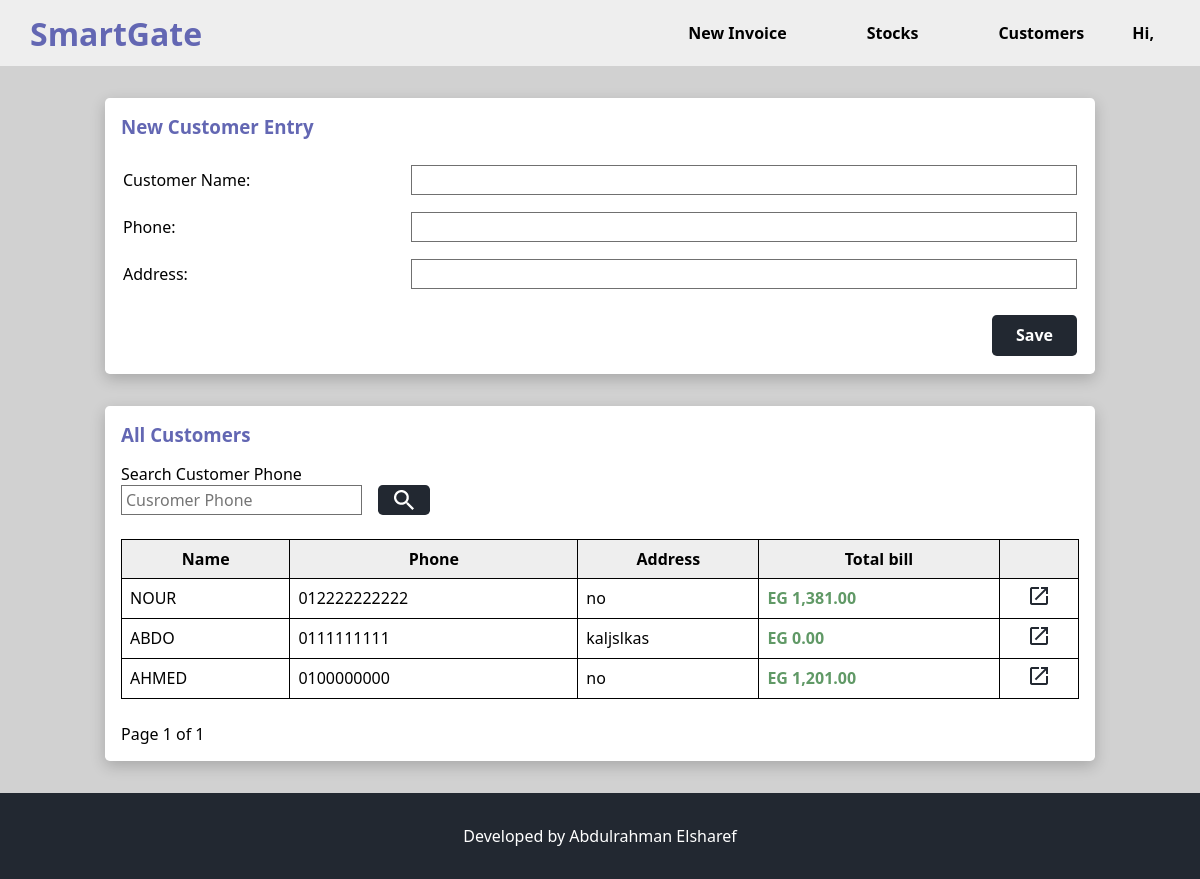
Page /parties/ (signed in) on the earlier database version.
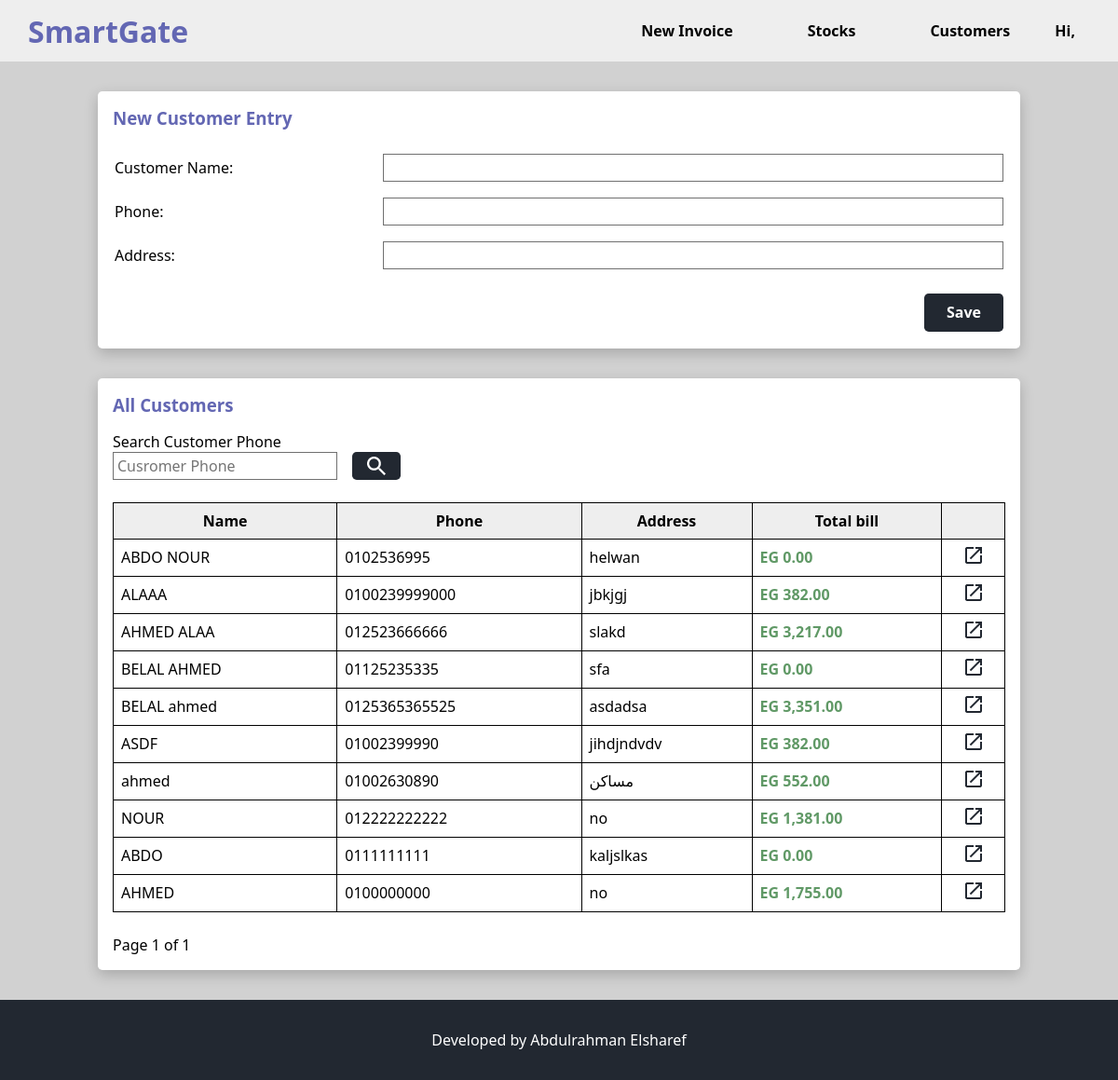
Same page on the later database version.
### invoice/models.py (models this page shows, shortened)
class Party(models.Model):
    name = models.CharField(max_length=80,)
    phone = models.CharField(max_length=15,unique=True)
    address = models.CharField(max_length=128,null=True,blank=True)
    balance_amount = models.IntegerField(default=0, verbose_name="Balance Amount")
    class Meta:
        verbose_name_plural = 'Customers'

### invoice/views.py (the view)
# urls.py: path('parties/', views.PartiesView.as_view(), name='parties'),
class PartiesView(LoginRequiredMixin, SuccessMessageMixin, CreateView):
    model = Party
    template_name = 'party/parties.html'
    form_class = PartyForm
    success_message = 'New Customer saved successfully!'
    paginate_by = 50
    page_kwarg = 'page'
    def querystring(self):
        qs = self.request.GET.copy()
        qs.pop(self.page_kwarg, None)
        return qs.urlencode()
    def get_queryset(self):
        search_txt = self.request.GET.get('q', '')
        qs = Party.objects.annotate(
            total_bill=Sum('sales__total_amount')
        ).filter(phone__icontains=search_txt).order_by('-id')
        return qs
    def get_context_data(self, **kwargs):
        context = super().get_context_data(**kwargs)
        party_list = self.get_queryset()
        query = self.querystring()
        paginator = Paginator(party_list, self.paginate_by)
        page_number = self.request.GET.get('page', '')
        party_list = paginator.get_page(page_number)
        context.update({
            'page_obj': party_list,
            'query': query,
        })
        return context

### invoice/forms.py (shortened to what this page needs)
class PartyForm(forms.ModelForm):
    name = UpperField(label='Customer Name')
    phone = forms.CharField(label='Phone')
    address = forms.CharField(label='Address')
    class Meta:
        model = Party
        exclude = ['id', 'balance_amount']

### invoice/templatetags/custom_filters.py (called while the page is built)
@register.filter
def first_word(value):
    if value:
        return value.split()[0]
    return ""

### invoice/templates/party/parties.html (shortened to what this page needs)
{% extends '_base.html' %}
{% load static %}
{% load humanize %}
{% load custom_filters %}
{% block body_block %}
  <div class="display-container">
    <h3>New Customer Entry</h3>
    <form action="" method="post">
      <table class="input-table">
        {% include 'includes/_form_fields.html' with form_name=form %}
        <tr>
          <td></td>
          <td class="right-align">
            <button type="submit" class="btn btn-primary">
              Save
            </button>
          </td>
        </tr>
      </table>
    </form>
  </div>
  <div class="display-container">
    <h3>All Customers</h3>
    <div class="search-form">
      <form class="flex-contents" id="search" method="get" action="{% url 'invoice:parties' %}">
        <div class="search-field">
          <label for="from-date">Search Customer Phone</label>
          <input id="search_txt" type="text" name="q" placeholder="Cusromer Phone"/>
        </div>
        <div class="search-field">
          <p>&nbsp;</p>
          <button class="btn btn-secondary" type="submit">
            <img src="{% static 'images/icon-search.png' %}" alt="search">
          </button>
        </div>
      </form>
    </div>
    <table class="data-table">
      <tr>
        <th>Name</th>
        <th>Phone</th>
        <th>Address</th>
        <th>Total bill</th>
        <th></th>
      </tr>
      {% for party in page_obj %}
        <tr>
          <td>{{ party.name }}</td>
          <td>{{ party.phone }}</td>
          <td>{{ party.address|first_word }}</td>
          <td class="price-field">EG {{ party.total_bill|default:0|intcomma }}.00</td>
          <td class="center-field">
            <a class="icon-edit" href="{% url 'invoice:party_detail' party.id %}">
              <img src="{% static 'images/icon-edit.png' %}" alt="Edit">
            </a>
          </td>
        </tr>
      {% empty %}
        <tr>
          <td colspan="5" class="center-field">No parties found.</td>
        </tr>
      {% endfor %}
    </table>
    {% include "includes/pagination.html" %}
  </div>
{% endblock %}

Differences in the rows shown:
added Party: name "ABDO NOUR", phone "0102536995", address|first_word "helwan", total_bill "0"
added Party: name "ALAAA", phone "0100239999000", address|first_word "jbkjgj", total_bill "382"
added Party: name "AHMED ALAA", phone "012523666666", address|first_word "slakd", total_bill "3,217"
added Party: name "BELAL AHMED", phone "01125235335", address|first_word "sfa", total_bill "0"
added Party: name "BELAL ahmed", phone "0125365365525", address|first_word "asdadsa", total_bill "3,351"
added Party: name "ASDF", phone "01002399990", address|first_word "jihdjndvdv", total_bill "382"
added Party: name "ahmed", phone "01002630890", address|first_word "مساكن", total_bill "552"
computed for Party "AHMED": total_bill "1,201" → "1,755"
